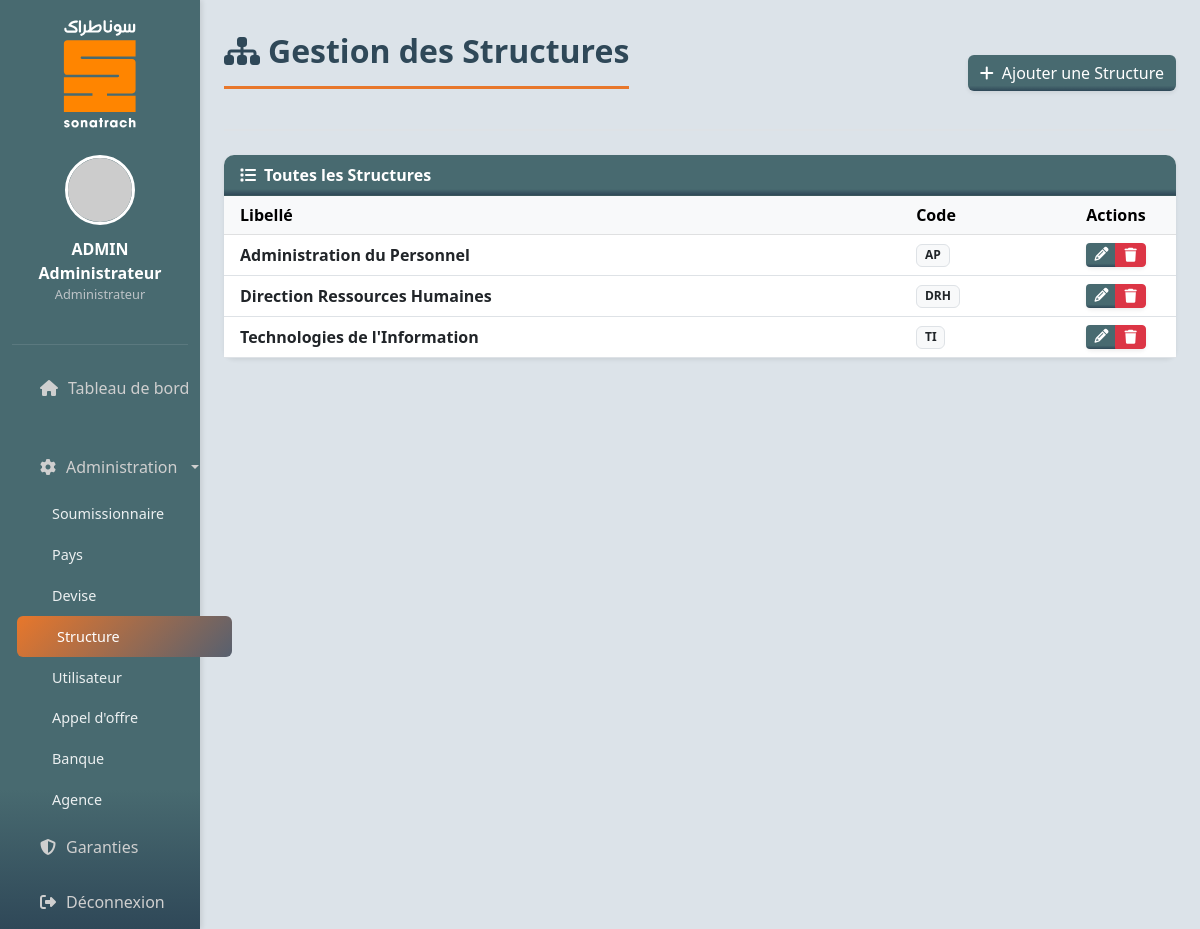
Screenshot of /index.php?page=liste-structure (signed in) with the database file from the repository.
### tables this page shows
CREATE TABLE `structure` (
  `id` int NOT NULL,
  `code` varchar(5) NOT NULL,
  `libelle` varchar(255) NOT NULL
);

### pages/liste-structure.php (the view, shortened to what this page needs)
<?php
$pdo = getDBConnection();
$structures = $pdo->query("SELECT * FROM structure ORDER BY libelle ASC")->fetchAll(PDO::FETCH_ASSOC);
?>
<div class="content-header mb-4">
    <div class="d-flex justify-content-between align-items-center">
        <h2 class="page-title"><i class="fas fa-sitemap me-2"></i>Gestion des Structures</h2>
        <a href="index.php?page=structure" class="btn ajouter text-white shadow-sm" style="background-color: #486a70;">
            <i class="fas fa-plus me-2"></i>Ajouter une Structure
        </a>
    </div>
</div>
<div class="card shadow-sm border-0">
    <div class="card-header text-white fw-bold" style="background-color: #486a70;">
        <i class="fas fa-list me-2"></i>Toutes les Structures
    </div>
    <div class="card-body p-0">
        <div class="table-responsive">
            <table class="table table-hover align-middle mb-0">
                <thead class="table-light">
                    <tr>
                        <th class="ps-3">Libellé</th>
                        <th>Code</th>
                        <th class="text-center" style="width: 120px;">Actions</th>
                    </tr>
                </thead>
                <tbody>
                    <?php if (!empty($structures)): ?>
                        <?php foreach ($structures as $s): ?>
                            <tr>
                                <td class="ps-3 fw-bold"><?= htmlspecialchars($s['libelle']); ?></td>
                                <td><span class="badge bg-light text-dark border"><?= htmlspecialchars($s['code']); ?></span></td>
                                <td class="text-center">
                                    <div class="btn-group shadow-sm">
                                        <a href="index.php?page=structure&edit=<?= $s['id']; ?>" class="btn btn-sm ajouter text-white" style="background-color: #486a70;">
                                            <i class="fas fa-pencil-alt"></i>
                                        </a>
                                        <button class="btn btn-sm btn-danger delete-structure"
                                                data-id="<?= $s['id']; ?>"
                                                data-nom="<?= htmlspecialchars($s['libelle']); ?>">
                                            <i class="fas fa-trash"></i>
                                        </button>
                                    </div>
                                </td>
                            </tr>
                        <?php endforeach; ?>
                    <?php else: ?>
                        <tr><td colspan="3" class="text-center py-4 text-muted">Aucune structure enregistrée.</td></tr>
                    <?php endif; ?>
                </tbody>
            </table>
        </div>
    </div>
</div>

### index.php (style rules this page uses)
.ajouter { background: linear-gradient(180deg, #486a70 85%, #2f4858 100%); color: white; border: none; }
body { overflow-x: hidden; font-family: 'Segoe UI', Tahoma, Geneva, Verdana, sans-serif; background: #dce3e9; }
.page-title { font-size: 2rem; font-weight: 700; color: #2f4858; margin-bottom: 1.5rem; padding-bottom: 1rem; border-bottom: 3px solid #e8772b; display: inline-block; }
.content-header { margin-bottom: 2rem; padding-bottom: 1rem; border-bottom: 2px solid #dee2e6; }
.card { border: none; box-shadow: 0 2px 8px rgba(0,0,0,0.08); border-radius: 10px; }
.card-header { background: linear-gradient(180deg, #486a70 85%, #2f4858 100%); color: white; font-weight: 600; border-radius: 10px 10px 0 0 !important; }

### rows the page displays
structure: libelle "Administration du Personnel", code "AP"
structure: libelle "Direction Ressources Humaines", code "DRH"
structure: libelle "Technologies de l'Information", code "TI"

### other values shown
$userName "ADMIN Administrateur"
